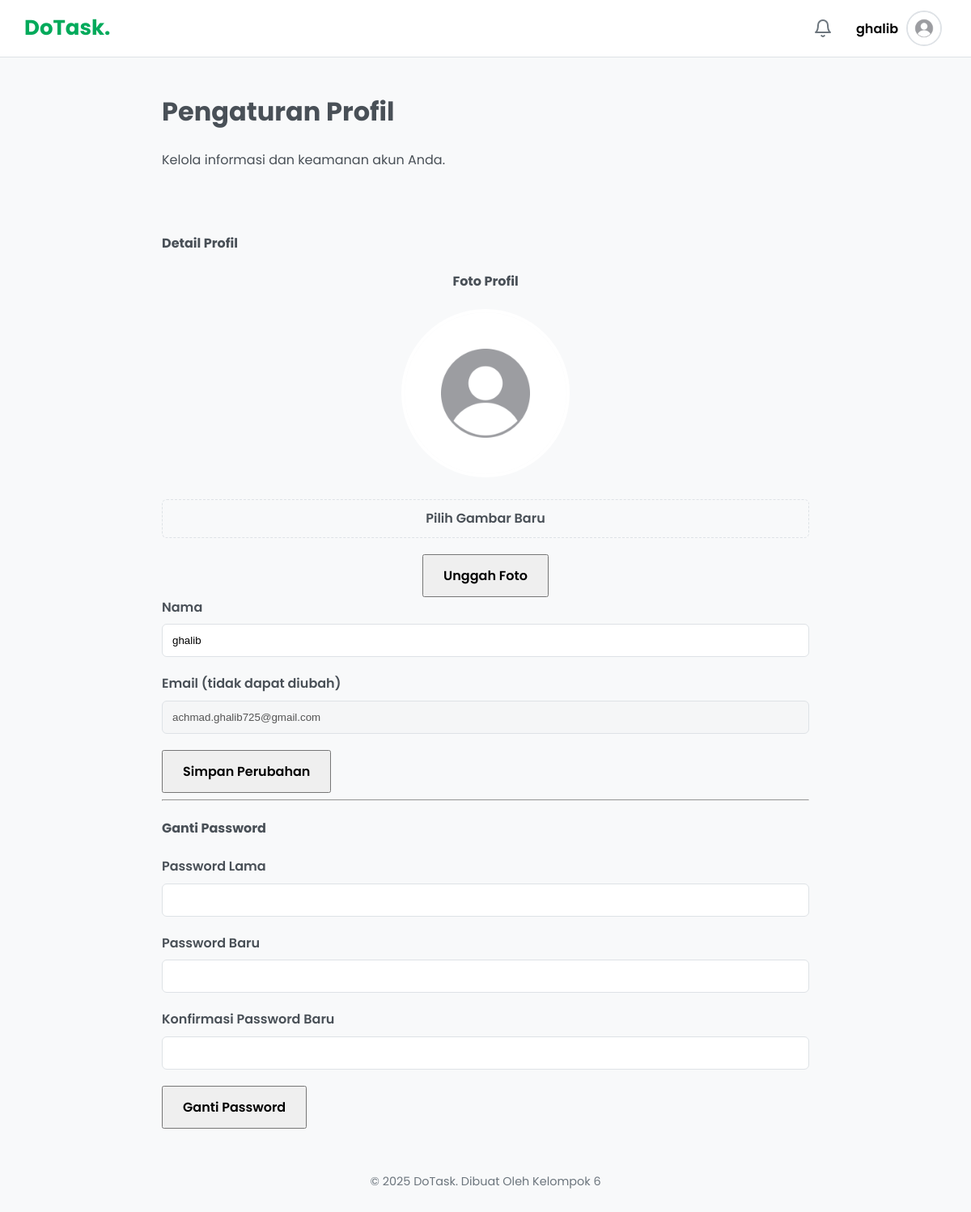
/edit_profile.php (signed in), run on the app's committed database.
### tables this page shows
CREATE TABLE `users` (
  `id` int(11) NOT NULL,
  `name` varchar(255) NOT NULL,
  `email` varchar(255) NOT NULL,
  `password` varchar(255) NOT NULL,
  `profile_picture` varchar(255) DEFAULT 'default.png',
  `role` enum('user','admin') NOT NULL DEFAULT 'user',
  `created_at` timestamp NOT NULL DEFAULT current_timestamp()
);

### edit_profile.php (the view, shortened to what this page needs)
<?php
require 'config.php';
$user_id = $_SESSION['user_id'];
$query = "SELECT name, email, profile_picture FROM users WHERE id = $user_id";
$result = mysqli_query($conn, $query);
$user = mysqli_fetch_assoc($result);
require 'templates/header.php';
?>
<div class="content-wrapper">
    <header class="content-header-main">
        <h1>Pengaturan Profil</h1>
        <p>Kelola informasi dan keamanan akun Anda.</p>
    </header>
    <div class="profile-page-layout">
        <div class="profile-form-section">
            <h4>Detail Profil</h4>
            <div class="profile-picture-section">
                <h4>Foto Profil</h4>
                    <img src="uploads/<?php echo htmlspecialchars($user['profile_picture'] ? $user['profile_picture'] : 'default.png'); ?>" alt="Foto Profil" class="profile-pic-large">
                <form action="edit_profile.php" method="post" enctype="multipart/form-data">
                    <div class="form-group">
                        <label for="profile_picture_input" class="file-upload-label">Pilih Gambar Baru</label>
                    </div>
                    <button type="submit">Unggah Foto</button>
                </form>
            </div>
            <form action="edit_profile.php" method="post">
                <div class="form-group">
                    <label for="name">Nama</label>
                    <input type="text" id="name" name="name" value="<?php echo htmlspecialchars($user['name']); ?>" required>
                </div>
                <div class="form-group">
                    <label for="email">Email (tidak dapat diubah)</label>
                    <input type="email" id="email" name="email" value="<?php echo htmlspecialchars($user['email']); ?>" disabled>
                </div>
                <button type="submit" name="update_profile">Simpan Perubahan</button>
            </form>
            <hr>
            <h4>Ganti Password</h4>
            <form action="edit_profile.php" method="post">
                <div class="form-group">
                    <label for="old_password">Password Lama</label>
                    <input type="password" id="old_password" name="old_password" required>
                </div>
                <div class="form-group">
                    <label for="new_password">Password Baru</label>
                    <input type="password" id="new_password" name="new_password" required>
                </div>
                <div class="form-group">
                    <label for="confirm_password">Konfirmasi Password Baru</label>
                    <input type="password" id="confirm_password" name="confirm_password" required>
                </div>
                <button type="submit" name="change_password">Ganti Password</button>
            </form>
        </div>
    </div>
</div> <?php
require 'templates/footer.php';

### templates/header.php (shortened to what this page needs)
<?php
require_once __DIR__ . '/../config.php';
$user_profile_picture = 'default.png';
if (isset($_SESSION['user_id'])) {
    $user_id = $_SESSION['user_id'];
$pic_query = "SELECT profile_picture FROM users WHERE id = $user_id";
$pic_result = mysqli_query($conn, $pic_query);
if ($pic_row = mysqli_fetch_assoc($pic_result)) {
    $user_profile_picture = $pic_row['profile_picture'];
} else {
    $user_profile_picture = "default.png";
}
}
?>
<!DOCTYPE html>
<html lang="id">
<head>
    <link rel="stylesheet" href="assets/css/style.css">
</head>
<body>
    <header class="app-header">
        <div class="header-container">
            <div class="logotype">
                <p>DoTask.</a>
            </div>
            <?php if (isset($_SESSION['user_id'])): ?>
                <div class="header-right-actions">
                    <a href="notifications.php" class="header-action-btn" title="Notifikasi">
                        <i data-feather="bell"></i>
                    </a>
                    <div class="profile-menu">
                        <button class="profile-toggle" id="profile-toggle-btn">
                            <span><?php echo htmlspecialchars($_SESSION['user_name']); ?></span>
                            <img src="uploads/<?php echo htmlspecialchars($user_profile_picture); ?>" alt="Profil" class="profile-avatar">
                        </button>
                    </div>
                </div>
            <?php endif; ?>
        </div>
    </header>
    <div class="main-container">

### assets/css/style.css (style rules this page uses)
:root { --primary-color: #01aa5b; --primary-hover: #018d4a; --dark-text: #212529; --body-text: #495057; --light-text: #6c757d; --light-bg: #f8f9fa; --border-color: #dee2e6; --white-color: #FFFFFF; --shadow: 0 4px 15px rgba(0, 0, 0, 0.07); --success-color: #198754; --danger-color: #dc3545; }
body { font-family: 'Poppins', sans-serif; background-color: var(--light-bg); color: var(--body-text); line-height: 1.6; margin: 0; }
.app-header { background-color: var(--white-color); border-bottom: 1px solid var(--border-color); padding: 0 30px; position: sticky; top: 0; z-index: 1000; }
.header-container { display: flex; justify-content: space-between; align-items: center; height: 70px; }
.logotype p { font-size: 26px; font-weight: 700; color: var(--primary-color); text-decoration: none; }
.profile-menu { position: relative; }
.profile-toggle { display: flex; align-items: center; background: none; border: none; cursor: pointer; padding: 6px; border-radius: 30px; transition: background-color 0.2s; }
.profile-toggle span { font-weight: 600; margin-right: 10px; }
.profile-avatar { width: 40px; height: 40px; border-radius: 50%; object-fit: cover; border: 2px solid var(--border-color); }
button, .btn { font-family: 'Poppins', sans-serif; padding: 12px 24px; font-size: 16px; font-weight: 600; }
.form-group { margin-bottom: 20px; }
.form-group label { display: block; margin-bottom: 8px; font-weight: 600; }
.form-group input, .form-group textarea, .form-group select { width: 100%; padding: 12px; border: 1px solid var(--border-color); border-radius: 6px; box-sizing: border-box; transition: border-color 0.2s, box-shadow 0.2s; }
:root { --todoist-red: #db4c3f; --todoist-red-hover: #c94436; }
.content-header-main { max-width: 800px; margin: 0 auto; padding: 20px; }
.profile-page-layout { max-width: 800px; margin: 0 auto; padding: 20px; }
.profile-form-section { flex: 2; min-width: 300px; }
.profile-picture-section { flex: 1; min-width: 250px; text-align: center; }
.profile-pic-large { width: 200px; height: 200px; border-radius: 50%; object-fit: cover; margin-bottom: 20px; border: 4px solid var(--white-color); box-shadow: var(--shadow-md); }
.file-upload-label { display: block; background-color: var(--light-bg); padding: 10px; border: 1px dashed var(--border-color); border-radius: 6px; cursor: pointer; text-align: center; margin-bottom: 15px; }
.header-right-actions { display: flex; align-items: center; gap: 15px; }
.header-action-btn { position: relative; color: var(--light-text); padding: 8px; border-radius: 50%; display: flex; align-items: center; justify-content: center; transition: background-color 0.2s, color 0.2s; }

### data on the page
users: profile_picture (placeholder picture), name "ghalib", email "achmad.ghalib725@gmail.com"

### other printed values
$_SESSION['user_name'] "ghalib"
